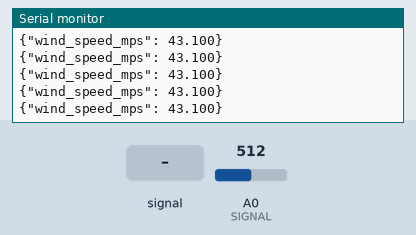
The sketch below on a simulated Arduino Uno, built with avr-gcc and run on an emulated ATmega328P. Shown: the last lines printed to the serial monitor. The inputs (shaded band) are chosen by the test bench; at power-on: A0 (SIGNAL) = 512.

Above: at 1.2 s.
1.3 s: A0 (SIGNAL) fed a 200 Hz sine of ±81 counts around its level
At 1.66 s:
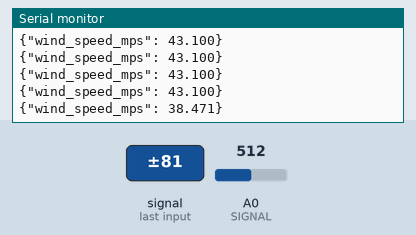
2.8 s: A0 (SIGNAL) set to 716
At 3.05 s:
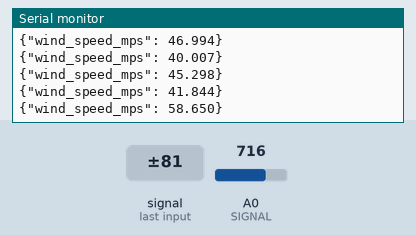
4.3 s: A0 (SIGNAL) fed a 1000 Hz sine of ±255 counts around its level
At 4.71 s:
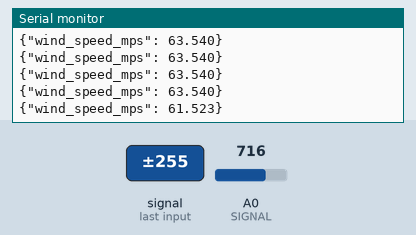
7.3 s: A0 (SIGNAL) set to 900
At 7.49 s:
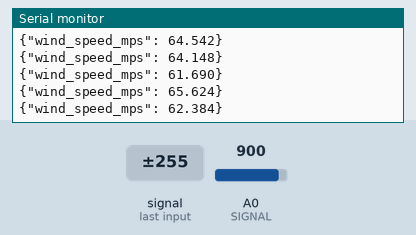
Timing chart, 0 to 9.8 s (numbered marks = the images above; inputs shaded):
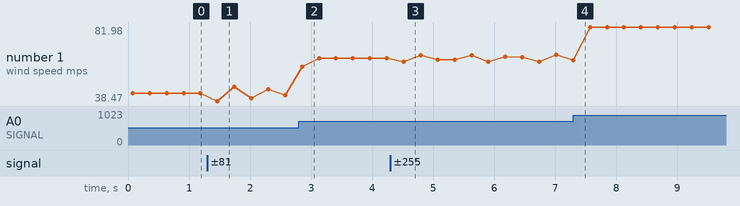

The sketch:

wind_sensor.ino
```cpp
#include <Arduino.h>

#define NUM_SAMPLES 15 //the higher this number , the more accurate the reading
#define SIGNAL A0 //yellow wire

void setup() {
  Serial.begin(9600);
}

void loop() {
  float sensorValue = 0;

  for (int i = 0; i < NUM_SAMPLES; i++) {
    sensorValue += analogRead(SIGNAL);
    delay(5);
  }
  sensorValue /= NUM_SAMPLES;

  float voltage = sensorValue * (5.0 / 1023.0);

  float wind_speed = mapfloat(voltage, 0.4, 2.0, 0, 32.8);
  wind_speed = max(0.0f, wind_speed);

  float speed_ms = wind_speed;

  // JSON Output to be print to Raspberry Pi
  Serial.print("{\"wind_speed_mps\": ");
  Serial.print(speed_ms, 3);
  Serial.println("}");

  delay(200);
}

//main function of wind speed calculation; dont touch!
float mapfloat(float x, float in_min, float in_max, float out_min, float out_max) {
  return max(0.0f, (x - in_min) * (out_max - out_min) / (in_max - in_min) + out_min);
}
```

Measured:
- after the input at 1.3 s, the serial monitor: prints a new line after 0.17 s (image 1)
- after the input at 2.8 s, the serial monitor: prints a new line after 0.05 s (image 2)
- after the input at 4.3 s, the serial monitor: prints a new line after 0.22 s (image 3)
- plotted number 1: 43.1 → 41.84 after the input at 1.3 s, 41.84 → 63.54 after the input at 2.8 s, 63.54 → 62.38 after the input at 4.3 s, 62.38 → 81.98 after the input at 7.3 s
